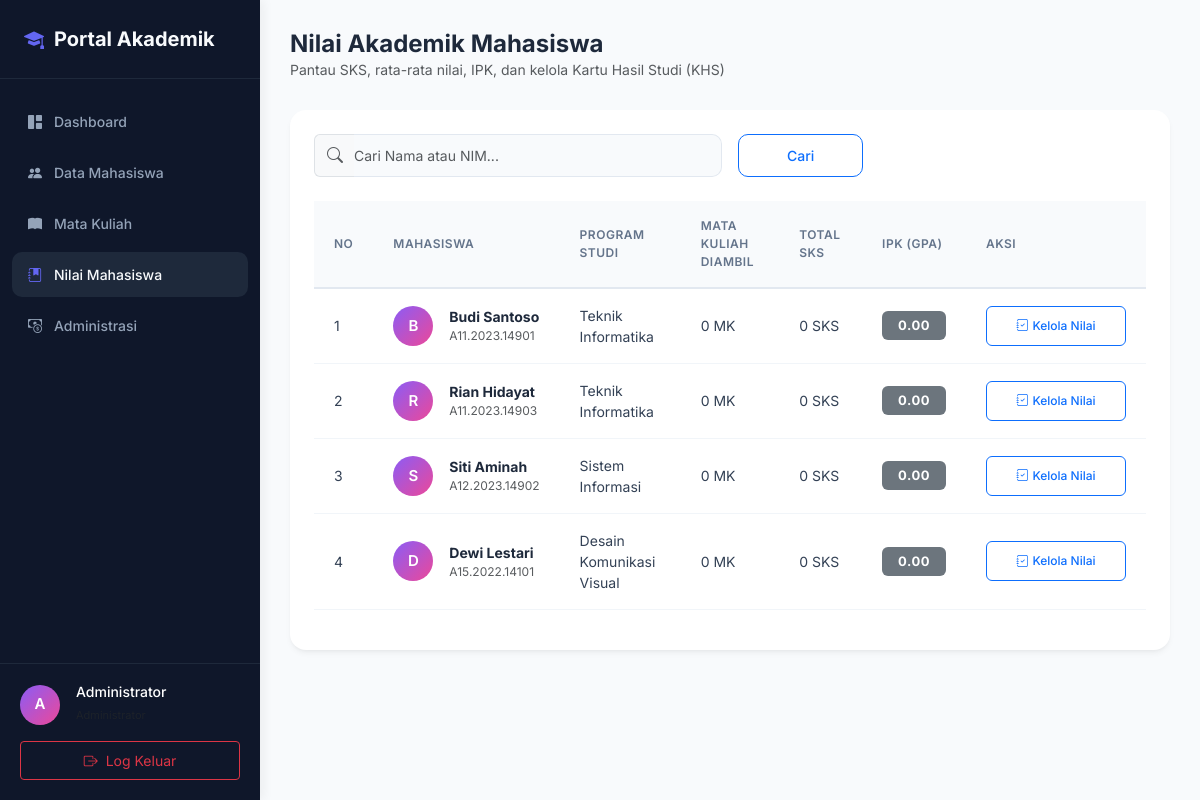
/nilai/index.php (signed in), run on the app's committed database.
### tables this page shows
CREATE TABLE mahasiswa (
    id INT AUTO_INCREMENT PRIMARY KEY,
    nim VARCHAR(15) UNIQUE NOT NULL,
    nama VARCHAR(100) NOT NULL,
    email VARCHAR(100) NOT NULL,
    jurusan VARCHAR(100) NOT NULL,
    jenis_kelamin ENUM('Laki-laki', 'Perempuan') NOT NULL,
    tanggal_lahir DATE NOT NULL,
    telepon VARCHAR(20) NOT NULL,
    alamat TEXT NOT NULL,
    status ENUM('Aktif', 'Cuti', 'Lulus', 'Drop Out') DEFAULT 'Aktif' NOT NULL,
    foto VARCHAR(255) NULL,
    created_at TIMESTAMP DEFAULT CURRENT_TIMESTAMP
);

### nilai/index.php (the view, shortened to what this page needs)
<?php
include '../config/koneksi.php';
$admin_nama = $_SESSION['nama'] ?? 'Administrator';
$cari = isset($_GET['cari']) ? trim($_GET['cari']) : '';
$params = [];
$types = '';
$where_sql = '';
$query = "SELECT m.id, m.nim, m.nama, m.jurusan, m.foto,
       COUNT(n.id) as jml_matkul,
       SUM(mk.sks) as total_sks,
       SUM(CASE
           WHEN n.nilai_huruf = 'A' THEN 4.0 * mk.sks
           WHEN n.nilai_huruf = 'B+' THEN 3.5 * mk.sks
           WHEN n.nilai_huruf = 'B' THEN 3.0 * mk.sks
           WHEN n.nilai_huruf = 'C+' THEN 2.5 * mk.sks
           WHEN n.nilai_huruf = 'C' THEN 2.0 * mk.sks
           WHEN n.nilai_huruf = 'D' THEN 1.0 * mk.sks
           ELSE 0.0
       END) as total_bobot_sks
FROM mahasiswa m
LEFT JOIN nilai n ON m.id = n.mahasiswa_id
LEFT JOIN mata_kuliah mk ON n.mata_kuliah_id = mk.id" .
$where_sql . " GROUP BY m.id ORDER BY m.nim ASC";
if (count($params) > 0) {
    $stmt = mysqli_prepare($koneksi, $query);
    mysqli_stmt_bind_param($stmt, $types, ...$params);
    mysqli_stmt_execute($stmt);
    $q = mysqli_stmt_get_result($stmt);
} else {
    $q = mysqli_query($koneksi, $query);
}
?>
<!DOCTYPE html>
<html lang="id">
<head>
    <link href="https://cdn.jsdelivr.net/npm/bootstrap@5.3.3/dist/css/bootstrap.min.css" rel="stylesheet">
    <link rel="stylesheet" href="https://cdn.jsdelivr.net/npm/bootstrap-icons@1.11.3/font/bootstrap-icons.min.css">
</head>
<body>
<div class="sidebar" id="sidebar">
    <div class="sidebar-brand">
        <i class="bi bi-mortarboard-fill"></i>
        <span>Portal Akademik</span>
    </div>
    <ul class="sidebar-menu">
        <li class="sidebar-menu-item">
            <a href="../dashboard.php" class="sidebar-link">
                <i class="bi bi-grid-1x2-fill"></i>
                <span>Dashboard</span>
            </a>
        </li>
        <li class="sidebar-menu-item">
            <a href="../mahasiswa/index.php" class="sidebar-link">
                <i class="bi bi-people-fill"></i>
                <span>Data Mahasiswa</span>
            </a>
        </li>
        <li class="sidebar-menu-item">
            <a href="../mata-kuliah/index.php" class="sidebar-link">
                <i class="bi bi-book-fill"></i>
                <span>Mata Kuliah</span>
            </a>
        </li>
        <li class="sidebar-menu-item">
            <a href="index.php" class="sidebar-link active">
                <i class="bi bi-journal-bookmark-fill"></i>
                <span>Nilai Mahasiswa</span>
            </a>
        </li>
        <li class="sidebar-menu-item">
            <a href="../administrasi/index.php" class="sidebar-link">
                <i class="bi bi-cash-coin"></i>
                <span>Administrasi</span>
            </a>
        </li>
    </ul>
    <div class="sidebar-footer">
        <div class="d-flex align-items-center gap-3 mb-3 text-white">
            <div class="avatar-initial">
                <?= strtoupper(substr($admin_nama, 0, 1)) ?>
            </div>
            <div>
                <h6 class="mb-0 text-truncate" style="max-width: 140px; font-size: 14px;"><?= htmlspecialchars($admin_nama) ?></h6>
                <small class="text-muted" style="font-size: 11px;">Administrator</small>
            </div>
        </div>
        <a href="../logout.php" class="btn btn-outline-danger btn-sm w-100 py-2 d-flex align-items-center justify-content-center gap-2">
            <i class="bi bi-box-arrow-right"></i>
            <span>Log Keluar</span>
        </a>
    </div>
</div>
<div class="main-content">
    <div class="topbar">
        <div>
            <h3 class="page-title">Nilai Akademik Mahasiswa</h3>
            <p class="text-muted mb-0" style="font-size: 14px;">Pantau SKS, rata-rata nilai, IPK, dan kelola Kartu Hasil Studi (KHS)</p>
        </div>
    </div>
    <div class="table-card">
        <form method="get" action="" class="mb-4">
            <div class="row g-3">
                <div class="col-md-6">
                    <div class="input-group">
                        <span class="input-group-text bg-light border-end-0 text-muted"><i class="bi bi-search"></i></span>
                        <input type="text" class="form-control border-start-0 ps-0" name="cari" placeholder="Cari Nama atau NIM..." value="<?= htmlspecialchars($cari) ?>">
                    </div>
                </div>
                <div class="col-md-2 d-flex gap-2">
                    <button type="submit" class="btn btn-outline-primary w-100 btn-custom justify-content-center" style="border-radius:10px;">Cari</button>
                </div>
            </div>
        </form>
        <div class="table-responsive">
            <table class="table table-custom">
                <thead>
                    <tr>
                        <th style="width: 50px;">No</th>
                        <th>Mahasiswa</th>
                        <th>Program Studi</th>
                        <th>Mata Kuliah Diambil</th>
                        <th>Total SKS</th>
                        <th>IPK (GPA)</th>
                        <th style="width: 180px;">Aksi</th>
                    </tr>
                </thead>
                <tbody>
                    <?php if (mysqli_num_rows($q) == 0): ?>
                        <tr>
                            <td colspan="7" class="text-center text-muted py-5">
                                <i class="bi bi-inbox-fill d-block mb-2" style="font-size: 32px;"></i>
                                Tidak ada data mahasiswa ditemukan.
                            </td>
                        </tr>
                    <?php else: ?>
                        <?php
                        $no = 1;
                        while ($row = mysqli_fetch_assoc($q)):
                            $total_sks = $row['total_sks'] ?? 0;
                            $total_bobot_sks = $row['total_bobot_sks'] ?? 0.0;
                            $ipk = $total_sks > 0 ? ($total_bobot_sks / $total_sks) : 0.00;
                            $ipk_badge = 'bg-secondary';
                        ?>
                            <tr>
                                <td><?= $no++ ?></td>
                                <td>
                                    <div class="d-flex align-items-center gap-3">
                                        <?php if (!empty($row['foto']) && file_exists('../mahasiswa/uploads/' . $row['foto'])): ?>
                                            <img class="avatar-img" src="../mahasiswa/uploads/<?= htmlspecialchars($row['foto']) ?>" alt="Foto Profil">
                                        <?php else: ?>
                                            <div class="avatar-initial">
                                                <?= strtoupper(substr($row['nama'], 0, 1)) ?>
                                            </div>
                                        <?php endif; ?>
                                        <div>
                                            <div class="fw-bold" style="color: #1e293b;"><?= htmlspecialchars($row['nama']) ?></div>
                                            <div class="text-muted" style="font-size: 12px;"><?= htmlspecialchars($row['nim']) ?></div>
                                        </div>
                                    </div>
                                </td>
                                <td><?= htmlspecialchars($row['jurusan']) ?></td>
                                <td><?= htmlspecialchars($row['jml_matkul']) ?> MK</td>
                                <td><?= htmlspecialchars($total_sks) ?> SKS</td>
                                <td>
                                    <span class="badge <?= $ipk_badge ?> px-3 py-2" style="font-size: 13px; font-weight: 700; letter-spacing: 0.5px;">
                                        <?= number_format($ipk, 2) ?>
                                    </span>
                                </td>
                                <td>
                                    <a href="detail.php?mahasiswa_id=<?= $row['id'] ?>" class="btn btn-outline-primary btn-sm btn-custom gap-1 py-1.5 px-3 justify-content-center" style="font-size: 12px; border-radius: 6px;">
                                        <i class="bi bi-journal-check"></i>
                                        <span>Kelola Nilai</span>
                                    </a>
                                </td>
                            </tr>
                        <?php endwhile; ?>
                    <?php endif; ?>
                </tbody>
            </table>
        </div>
    </div>
</div>
</body>
</html>

### nilai/index.php (style rules this page uses)
:root { --sidebar-width: 260px; --primary-color: #6366f1; --primary-hover: #4f46e5; --bg-body: #f8fafc; --card-shadow: 0 4px 6px -1px rgba(0, 0, 0, 0.05), 0 2px 4px -2px rgba(0, 0, 0, 0.05); --transition-speed: 0.3s; }
body { font-family: 'Inter', sans-serif; background-color: var(--bg-body); overflow-x: hidden; }
.sidebar { width: var(--sidebar-width); height: 100vh; position: fixed; top: 0; left: 0; background-color: #0f172a; color: #94a3b8; z-index: 100; transition: all var(--transition-speed) ease; box-shadow: 4px 0 10px rgba(0,0,0,0.05); }
.sidebar-brand { padding: 24px; font-size: 20px; font-weight: 700; color: #f8fafc; border-bottom: 1px solid #1e293b; display: flex; align-items: center; gap: 10px; }
.sidebar-brand i { color: var(--primary-color); }
.sidebar-menu { padding: 20px 12px; list-style: none; margin: 0; }
.sidebar-menu-item { margin-bottom: 6px; }
.sidebar-link { display: flex; align-items: center; gap: 12px; padding: 12px 16px; color: #94a3b8; text-decoration: none; border-radius: 10px; font-weight: 500; font-size: 14px; transition: all 0.2s ease; }
.sidebar-link:hover, .sidebar-link.active { background-color: #1e293b; color: #f8fafc; }
.sidebar-link.active i { color: var(--primary-color); }
.sidebar-footer { position: absolute; bottom: 0; width: 100%; padding: 20px; border-top: 1px solid #1e293b; }
.main-content { margin-left: var(--sidebar-width); min-height: 100vh; transition: all var(--transition-speed) ease; padding: 30px; }
.topbar { display: flex; justify-content: space-between; align-items: center; margin-bottom: 30px; }
.page-title { font-size: 24px; font-weight: 700; color: #1e293b; margin-bottom: 0; }
.table-card { background-color: white; border: none; border-radius: 16px; padding: 24px; box-shadow: var(--card-shadow); }
.form-control { background-color: #f8fafc; border: 1px solid #e2e8f0; color: #1e293b; border-radius: 10px; padding: 10px 16px; font-size: 14px; transition: all 0.3s ease; }
.table > :not(caption) > * > * { padding: 16px 20px; vertical-align: middle; }
.table-custom th { font-size: 12px; font-weight: 600; text-transform: uppercase; letter-spacing: 0.5px; color: #64748b; background-color: #f8fafc; border-bottom: 2px solid #e2e8f0; }
.table-custom td { font-size: 14px; color: #334155; border-bottom: 1px solid #f1f5f9; }
.btn-custom { border-radius: 10px; padding: 10px 20px; font-weight: 500; font-size: 14px; display: flex; align-items: center; gap: 8px; transition: all 0.2s ease; }
.avatar-initial { width: 40px; height: 40px; background: linear-gradient(135deg, #8b5cf6 0%, #ec4899 100%); color: white; border-radius: 50%; display: flex; align-items: center; justify-content: center; font-weight: 600; font-size: 15px; flex-shrink: 0; }

### data on the page
mahasiswa: nama "B", nama "Budi Santoso", nim "A11.2023.14901", jurusan "Teknik Informatika", jml_matkul "0", total_sks "0", ipk "0.00"
mahasiswa: nama "R", nama "Rian Hidayat", nim "A11.2023.14903", jurusan "Teknik Informatika", jml_matkul "0", total_sks "0", ipk "0.00"
mahasiswa: nama "S", nama "Siti Aminah", nim "A12.2023.14902", jurusan "Sistem Informasi", jml_matkul "0", total_sks "0", ipk "0.00"
mahasiswa: nama "D", nama "Dewi Lestari", nim "A15.2022.14101", jurusan "Desain Komunikasi Visual", jml_matkul "0", total_sks "0", ipk "0.00"

### other printed values
substr($admin_nama, 0, 1) "A"
$admin_nama "Administrator"
